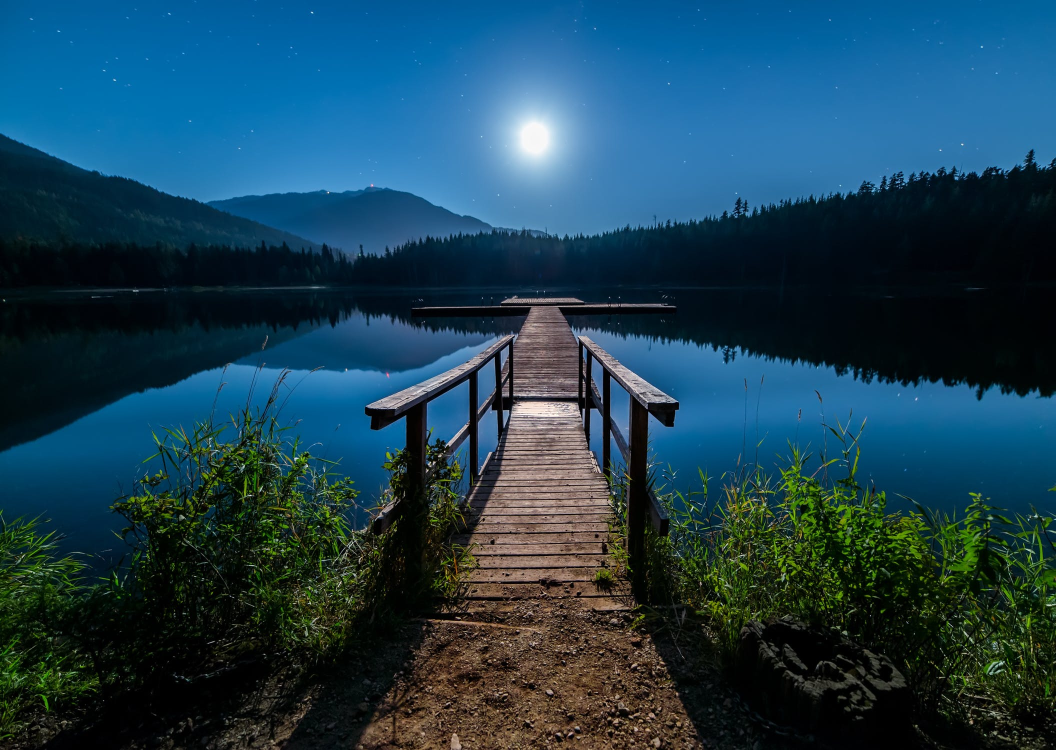
#> input picture MAT3008_Numerical_Analysis/hw8/example.jpeg, 2111 x 1500 px (shown at 1/2 size)
$ jupyter execute interpolation.ipynb
#> lines starting #> are read from the running program, lines starting #| are printed output that depends on the picture
[cell 1]
filename = "example.jpeg"
height, width = 500, 1000

[cell 2]
import cv2
import numpy as np
import math
from PIL import Image
import matplotlib
from matplotlib import pyplot as plt

[cell 3]
src = cv2.imread(filename, cv2.IMREAD_COLOR)
#> src is the input picture: shape (1500, 2111, 3); mean B, G, R 82.9, 64.7, 27.2
src = cv2.cvtColor(src, cv2.COLOR_BGR2RGB)
plt.imshow(src)
plt.show()

[cell 4]
def Interpolation(x1, x2, d1, d2):
    return d2*x1+d1*x2

[cell 5]
def BilinearInterpolation(src, dest_height, dest_width):
#> called with dest_height = 500, dest_width = 1000
    src_height,src_width=src.shape[:2]
#> src_height = 1500; src_width = 2111

    dest = np.array([[[0]*3 for j in range(dest_width)] for i in range(dest_height)]).astype(np.uint8)
    for i in range(dest_height):
        for j in range(dest_width):
            x=i*(src_height-1)/(dest_height-1)
            y=j*(src_width-1)/(dest_width-1)

            x1=int(math.floor(x))
            x2=int(math.ceil(x))
            y1=int(math.floor(y))
            y2=int(math.ceil(y))

            h1=x-x1
            h2=1-h1
            w1=y-y1
            w2=1-w1

            i1 = Interpolation(src[x1][y1], src[x2][y1], h1, h2).astype(np.uint8)
            i2 = Interpolation(src[x1][y2], src[x2][y2], h1, h2).astype(np.uint8)
            dest[i][j]=Interpolation(i1, i2, w1, w2).astype(np.uint8)
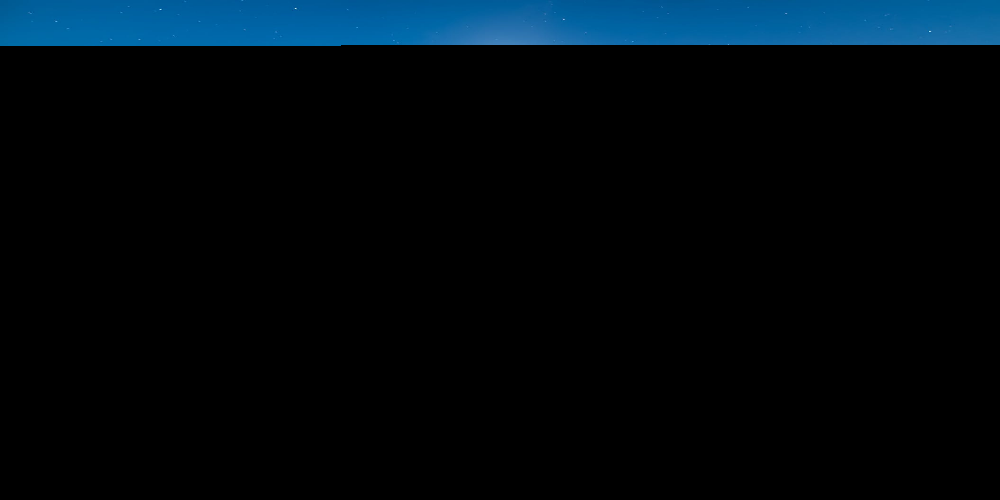
#> dest: shape (500, 1000, 3); mean R, G, B 0.5, 9.1, 14.8

    return dest
